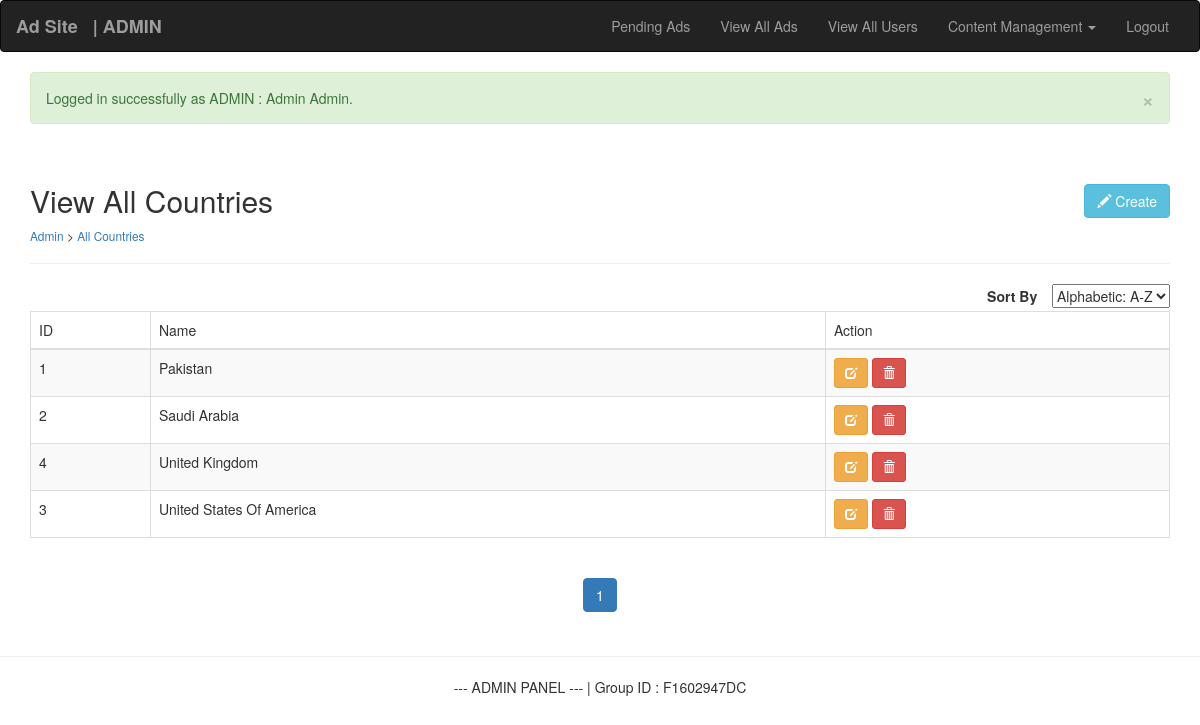
The page /admin/country/view.php (signed in) on the database its author committed.
### tables this page shows
CREATE TABLE `country` (
  `id` int(11) NOT NULL AUTO_INCREMENT,
  `name` varchar(255) NOT NULL,
  PRIMARY KEY (`id`)
);

### admin/country/view.php (the view, shortened to what this page needs)
<?php
$limit = 15;
if (isset($_GET["page"])) {
    $page = $_GET["page"];
} else {
    $page = 1;
};
$start_from = ($page - 1) * $limit;
$sort = isset($_GET['sort']) && !empty($_GET['sort']) ? $_GET['sort'] : 'name ASC';
$db = new Db();
$link = $db->connect();
$query = $link->prepare("SELECT * FROM country ORDER BY $sort LIMIT $start_from, $limit;");
$query->execute();
$countries = $query->fetchAll();
?>
<!doctype html>
<html>
    <head>
        <?php
        require '../../templates/admin/head.php';
        ?>
    </head>
    <body>
        <?php require '../../templates/admin/nav.php'; ?>
        <section>
            <div class="container">
                <div class="row">
                    <div class="col-xs-12">
                    </div>
                </div>
            </div>
        </section>
        <div class="container">
            <div class="row">
                <div class="col-md-12">
                    <div class="page-header">
                        <span class="pull-right">
                            <a href='/ad_site/admin/country/create.php' class="btn btn-info">
                                <i class="glyphicon glyphicon-pencil"></i> Create</a>
                        </span>
                        <h2>View All Countries</h2>
                        <small>
                            <p>
                                <a href="/ad_site/admin">Admin</a> > <a href="/ad_site/admin/country/view.php">All Countries</a>
                            </p>
                        </small>
                    </div>
                </div>
            </div>
            <div class="row">
                <form action="/ad_site/admin/country/view.php" method="GET" id="filter">
                    <div class="col-md-12">
                        <div class="pull-right">
                            <label>Sort By </label> &ensp;
                            <select name="sort" class="" onchange="$('#filter').submit()">
                                <option <?php echo isset($sort) && $sort == 'name ASC' ? 'selected' : '' ?>
                                    value="name ASC">Alphabetic: A-Z</option>
                            </select>
                        </div>
                        <table class="table table-striped table-responsive table-bordered">
                            <thead>
                                <tr>
                                    <td>ID</td>
                                    <td>Name</td>
                                    <td>Action</td>
                                </tr>
                            </thead>
                            <tbody>
                                <?php if (empty($countries)) { ?>
                                <td colspan="3">No Records Found</td>
                            <?php } else { ?>
                                <?php foreach ($countries as $country) { ?>
                                    <tr>
                                        <td><?php echo $country['id'] ?></td>
                                        <td><?php echo $country['name'] ?></td>
                                        <td>
                                            <a href="/ad_site/admin/country/edit.php?id=<?php echo $country['id'] ?>" type='button' class="btn btn-warning btn-sm"  title="Edit"><i class="glyphicon glyphicon-edit"></i></a>
                                            <a href="/ad_site/controller/admin/country/delete.php?id=<?php echo $country['id'] ?>" type='button' class="btn btn-danger btn-sm delete"  title="Delete"><i class="glyphicon glyphicon-trash"></i></a>
                                        </td>
                                    </tr>
                                <?php } ?>
                            <?php } ?>
                            </tbody>
                        </table>
                        <div class="text-center">
                            <ul class='pagination'>
                                <?php
                                $sql = "SELECT COUNT(id) as count FROM country";
                                $rs_result = $link->prepare($sql);
                                $rs_result->execute();
                                $row = $rs_result->fetch();
                                $total_records = $row['count'];
                                $total_pages = ceil($total_records / $limit);
                                for ($i = 1; $i <= $total_pages; $i++) {
                                    $a = $page == $i ? 'active' : '';
                                    echo "<li class='$a'><a href='/ad_site/admin/country/view.php?sort=$sort&page=" . $i . "'>" . $i . "</a></li>";
                                };
                                ?>
                            </ul>
                        </div>
                    </div>
                </form>
            </div>
        </div>
        <?php require '../../templates/admin/footer.php'; ?>
    </body>
</html>

### rows shown on the page
country: id "1", name "Pakistan"
country: id "2", name "Saudi Arabia"
country: id "4", name "United Kingdom"
country: id "3", name "United States Of America"

### other values the page prints
$output "× Logged in successfully as ADMIN : Admin Admin."
